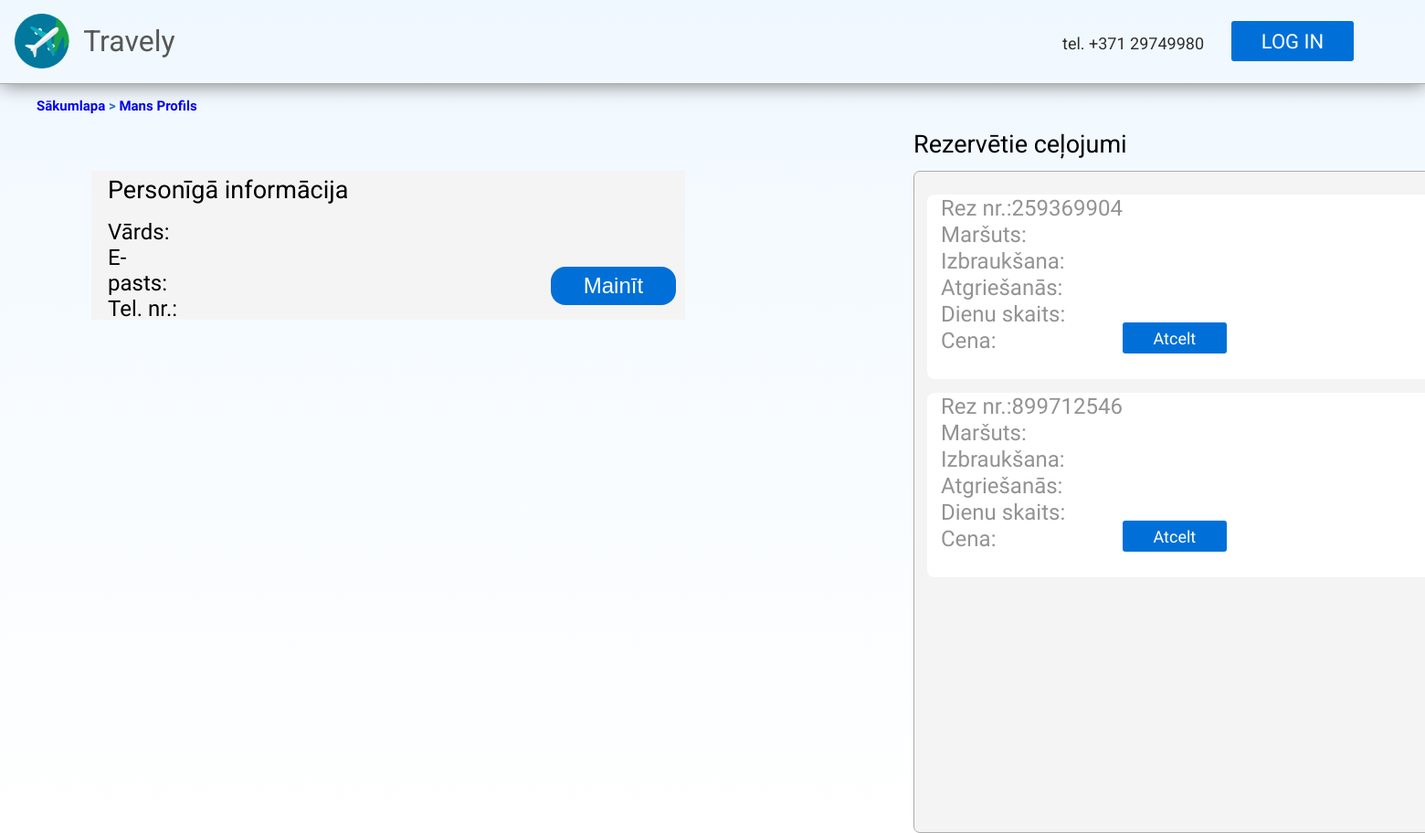
Before: /profile with the older database file.
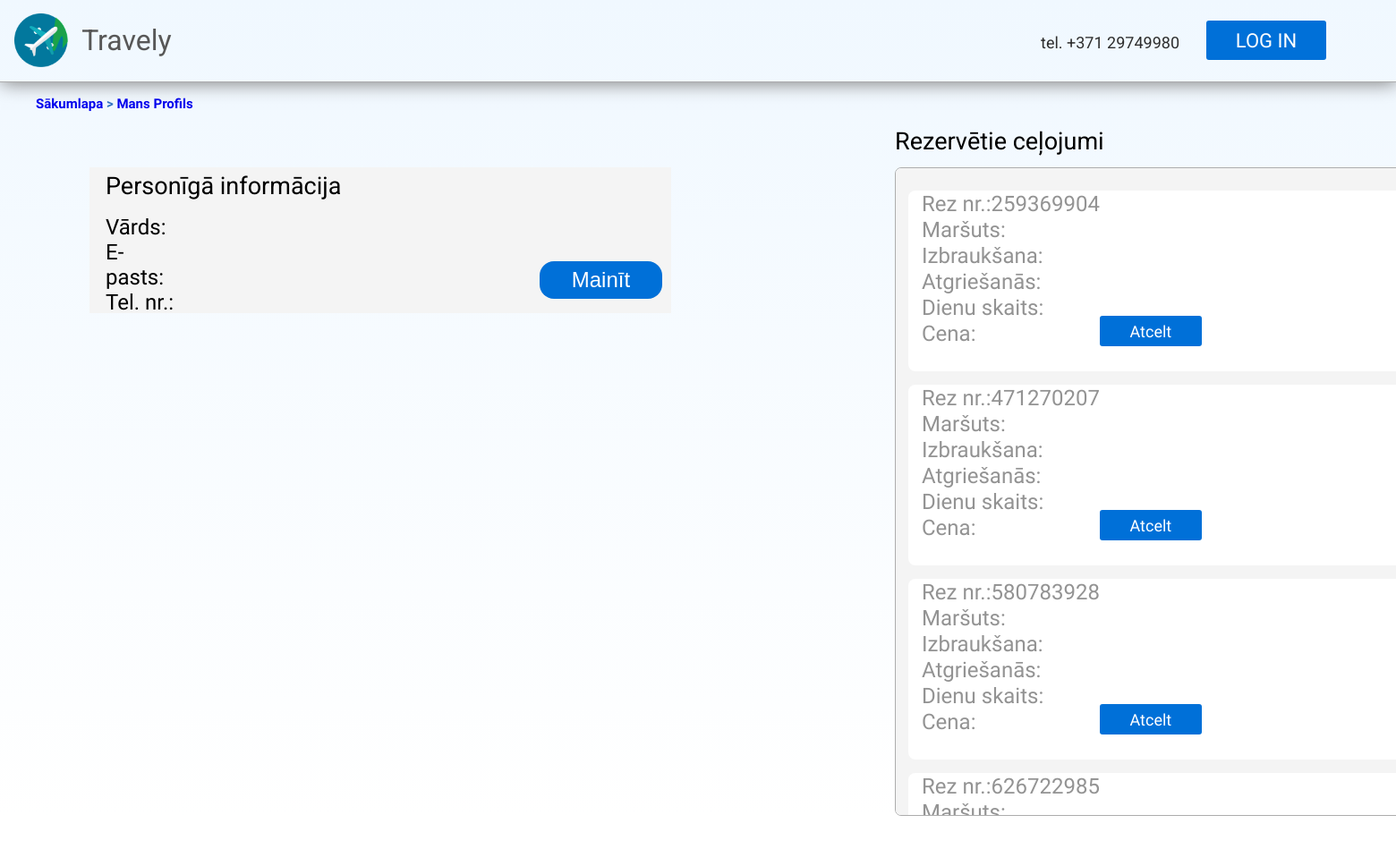
After: the same page with the newer database file.
### models.py (models this page shows)
class Reservation(db.Model):
    id = db.Column(db.Integer, primary_key=True)
    user_id = db.Column(db.Integer, db.ForeignKey("user.id"))
    trip_id = db.Column(db.Integer, db.ForeignKey("trip.id"))

### main.py (the view)
@app.route('/profile')
def profils():
    return render_template("profile.html", reservation = Reservation.query.all(), trips = Trip.query.all(), countries = Country.query.all())

### templates/profile.html
{% extends "index.html" %}
{% block content %}
<div>
    <div id="pages">
        <a href="/">Sākumlapa</a>
        <span class="pages"><b>></b></span>
        <a href="/profils">Mans Profils</a>
    </div>
    <div id="profile-content">
        <div id="profile">
            <h2 id="informacija">Personīgā informācija</h2>
            <div id="informacija-mainit">
                <div id="personiga-informacija">
                    <h1><span class="box-text">Vārds:</span></h1>
                    <h1><span class="box-text">E-pasts:</span></h1>
                    <h1><span class="box-text">Tel. nr.:</span></h1>
                </div>
                <button id="mainit"><span class="button-text">Mainīt</span></button>
            </div>
        </div>
        <div>
            <h1 id="rezervet">Rezervētie ceļojumi</h1>
            <div id="rezervetie-celojumi" class="DivToScroll DivWithScroll">
                {% for reserve in reservation %}
                    <div id="celojumi">
                        <div id="celojuma-atcelt">
                            <div id="celojuma-informacija">
                                <h1 class="box-text">Rez nr.:{{ reserve.id }}</h1>
                                <h1 class="box-text">Maršuts:</h1>
                                <h1 class="box-text">Izbraukšana:</h1>
                                <h1 class="box-text">Atgriešanās:</h1>
                                <h1 class="box-text">Dienu skaits:</h1>
                                <h1 class="box-text">Cena:</h1>
                            </div>
                            <a href="/reservation/remove/{{ reserve.id }}" class="button" id="button-reserve">Atcelt</a>
                        </div>
                    </div>
                {% endfor %}
            </div>
        </div>
    </div>
</div>
{% endblock %}

Changed rows visible on the page:
no longer on this page (row unchanged): Reservation: id "899712546"
added Reservation: id "471270207"
added Reservation: id "580783928"
added Reservation: id "626722985"
